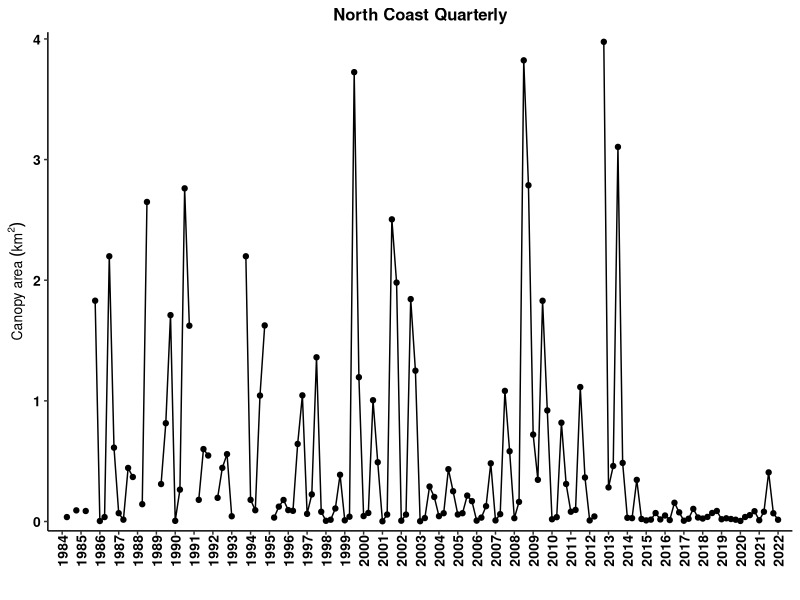
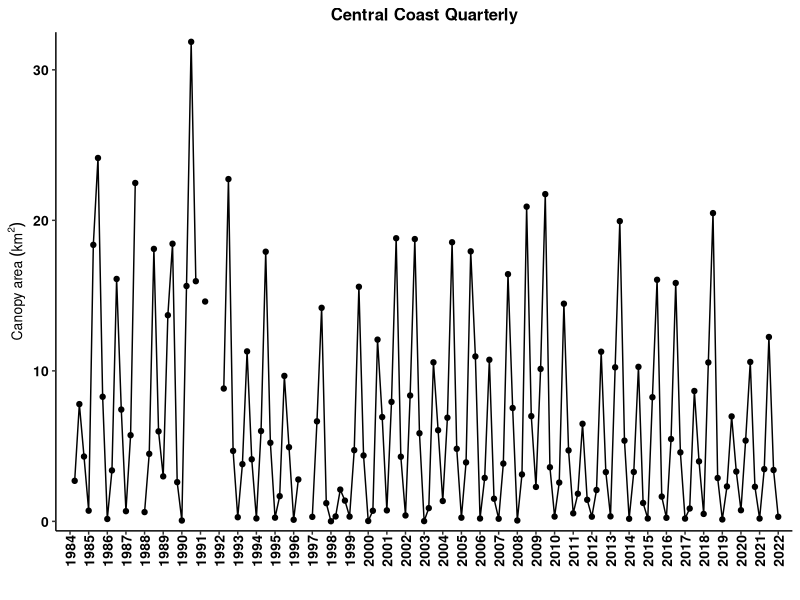
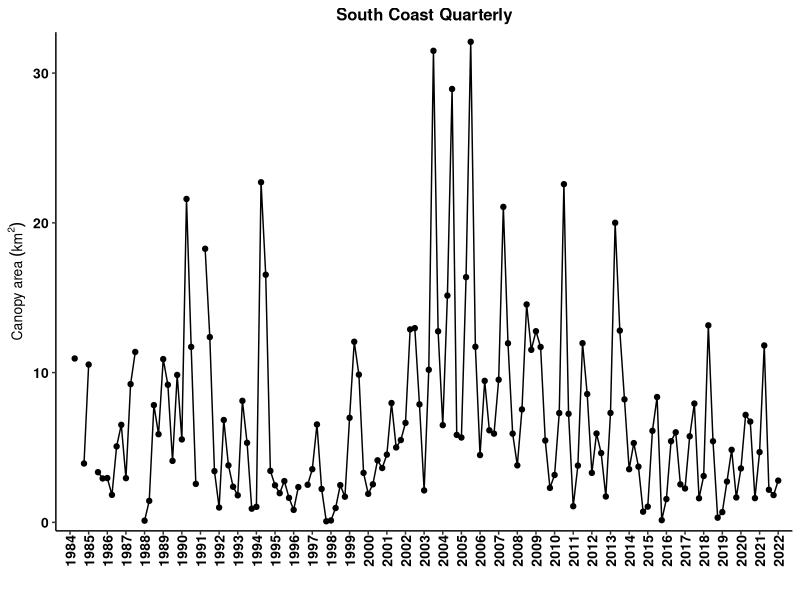
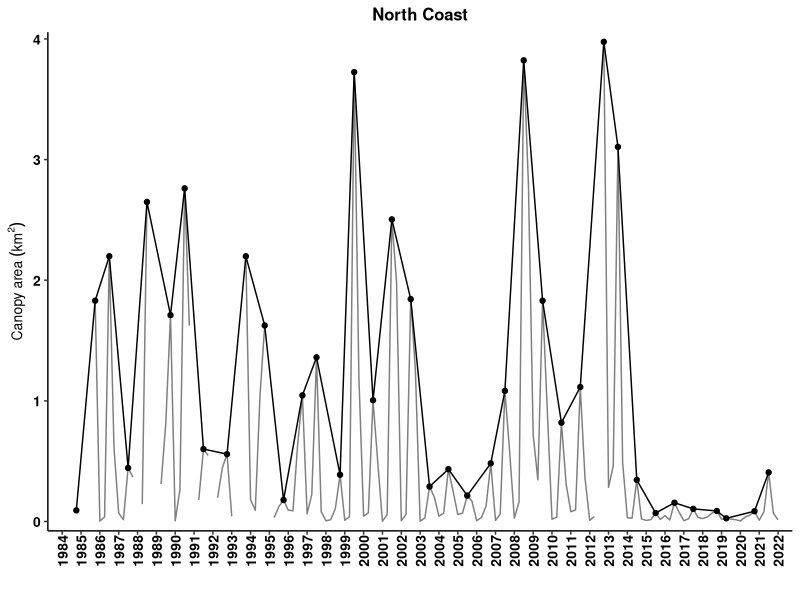
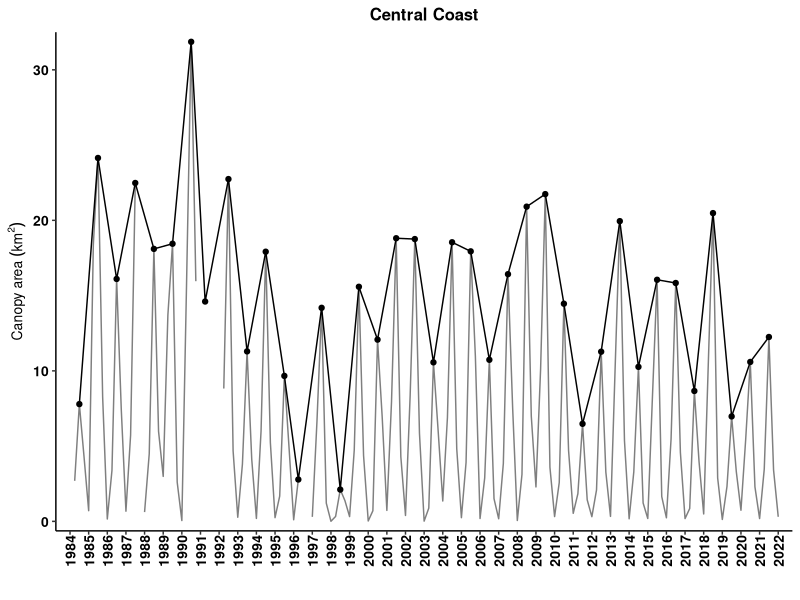
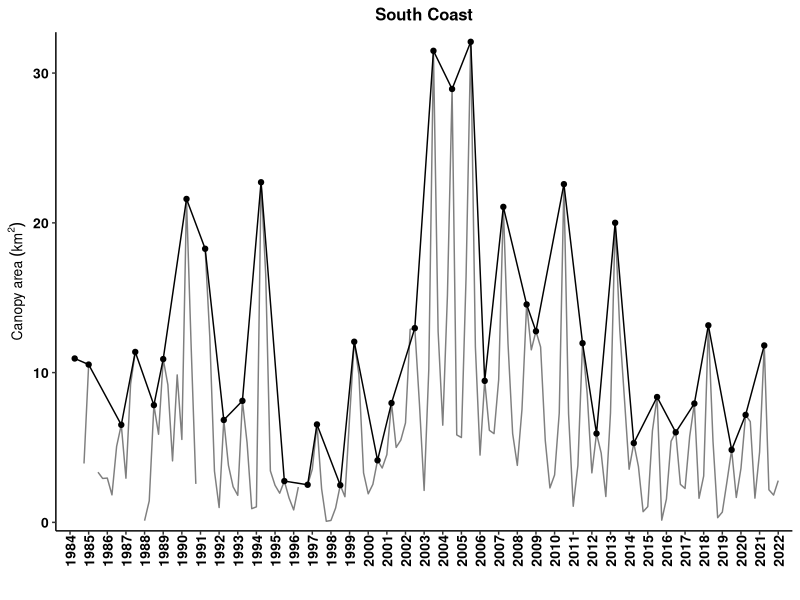

These figures' R source, in order:
## ---- chunk 1
knitr::opts_chunk$set(echo = FALSE, warning = FALSE, message = FALSE)
options(knitr.table.format = "latex")
# to create a PDF output, change "output:html_document" to "output: pdf_document" in the header above.
# note about fig_crop:FALSE. This makes the PDF output look nicer by putting spaces btwn the figures instead of smashing them as close together as possible. It doesn't do anything to the HTML output as far as I can tell.
# how to assign username: git config --global user.name "gcontolini"
# how to add, commit, and add message in terminal: git commit -am "commit message"
# how to write commit message in terminal: write message then press esc and :wq to save and exit

#### Load libraries ####
library(ggplot2) # plotting
library(ggpubr) # arranging plots
library(scales) # let's you put commas in the axis labels for thousands
library(dplyr) # data manipulations
library(tidyr) # data cleaning
library(readr) # better data reading
library(ncdf4)
library(sf) # special features. probably mapping. 
library(sp) # spatial data
library(lubridate) # manipulating dates easily
library(knitr) # to knit the Rmd file
library(kableExtra) # pretty tables
library(bookdown) # pretty table additions

#### ggplot theme ####
my.theme = theme( 
   panel.background = element_blank(), 
   panel.grid.minor.x = element_blank(),
   panel.grid.major.x = element_blank(),
   panel.grid = element_blank(),
   axis.text  = element_text(size=10, face='bold', color='black'), #makes axis labels bigger
   axis.title = element_text(size=10, face="bold"), #makes axis title bigger and bold
   #axis.title.y = element_text(margin=margin(0,10,0,5)), #pushes the y axis title away from the y axis labels
   strip.background = element_blank(),
   #legend.title = element_blank(),
   #legend.text = element_text(size=8),
   legend.background = element_blank(), 
   legend.key = element_blank(), #makes the legend background behind the symbols go away.
   #axis.ticks.x = element_blank()
   axis.line = element_line(color = 'black'), 
   panel.border = element_blank(), # this removes the box around the plot   
   plot.title = element_text(size=12 ,face='bold', hjust = 0.5), # hjust 0.5 makes title centered
   axis.text.x = element_text(size = 10, angle = 90, vjust = 0.5, margin = margin(0,0,5,0)) # rotates x axis labels 90 degrees counter-clockwise, pushes bars onto x axis
)

#### Import data ####
# info on the data: https://sbclter.msi.ucsb.edu/data/catalog/package/?package=knb-lter-sbc.74

# Instructions from Dr. Tom Bell:
# “The output files show the Admin Bed # in the first column and the rest of the columns are quarters from 1984 - 2020. Area is in m2 and biomass is in fresh kg. Missing values (due to lack of imagery or clouds are labelled as -999).”

# Edible seaweed data from CDFW
# edible = read.csv('EdibleSeaweedHarvest_rfm_1-28-21.csv') # edible seaweed harvest. This one has months. That is important.
# kelp = read.csv('KelpHarvest_vers2_rfm_1-28-21.csv') # kelp harvest
## ---- chunk 2
# ## THIS HAS ALL BEEN COMMENTED BECAUSE IT IS JUST THE WORK THAT LED TO THE CSVS I'M USING FOR THE FIGS

# #Regional Kelp Biomass and Area Dynamics
# #Tom Bell
# #March 1, 2021
# # **Please let me know if you need help with any step!**
# 
# #Install Packages **(Only the first time you ever run this script)**
# #The first time you ever run this script, please install these packages by removing the '#' in front of each line (lines 8 - 10)
# # install.packages('ncdf4')
# # install.packages('sf')
# # install.packages('sp')
# 
# #Load Required Packages
# #You need to load these packages each time you restart an R session and run this script
# library(ncdf4)
# library(sf)
# library(sp)
# 
# #Set Work Directory
# #This is a folder on your computer where all input files and outputs files will be placed
# # **Please update this path to the working directory on your computer**
# # **Note that on a Windows machine the forward slashes "/" have to be changed to back slashes "\"
# setwd('/Users/gcontolini/OneDrive - California Department of Fish and Wildlife/Kelp Team/ESR Materials/Figures and data/total abundance')
# 
# #Load Admin Bed Shapefile
# #Place the lat/lon version of the Admin Bed shapefile in your working directory
# regions <- st_read('regional.shp')
# 
# #Open Kelp NetCDF File
# #Place the NetCDF file in your working directory
# #The file can be found here: https://sbclter.msi.ucsb.edu/data/catalog/package/?package=knb-lter-sbc.74
# # nc_data <- nc_open('kelpCanopyFromLandsat_2020_v2.nc') # old data
# nc_data <- nc_open('LandsatKelpBiomass_2022_Q1_withmetadata.nc')
# 
# #Load necessary variables from NetCDF File
# lon <- ncvar_get(nc_data, 'longitude')
# lat <- ncvar_get(nc_data, 'latitude')
# years <- ncvar_get(nc_data, 'year')
# quarters <- ncvar_get(nc_data, 'quarter')
# biomass <- ncvar_get(nc_data, 'biomass')
# area <- ncvar_get(nc_data, 'area')
# 
# #Make Coordinate Dataframe
# coords <- data.frame(lon,lat)
# 
# #Create output matrices
# LN = dim(quarters)
# output_biomass <- matrix(ncol=LN, nrow=3)
# output_area <- matrix(ncol=LN, nrow=3)
# 
# for(i in 1:3){
#   
#   #Pull shapefile coordinates from each admin bed
#   #bed_coords <- as.data.frame(regions[i,]$geometry[[1]][[1]][[1]])
#   bed_coords <- as.data.frame(regions[i,]$geometry[[1]][[1]])
#   
#   #Find the kelp coordinates that exist inside each admin bed polygon
#   kelp_poly <- point.in.polygon(lon, lat, bed_coords$V1, bed_coords$V2, mode.checked=FALSE)
#   TF <- which(kelp_poly %in% 1)
#   
#   #Extract biomass and area data for each polygon
#   bio_bed <- biomass[TF,] 
#   area_bed <- area[TF,] 
#   
#   #Sum biomass and area
#   bio_bed_sum <- colSums(bio_bed, na.rm = TRUE, dims = 1)
#   area_bed_sum <- colSums(area_bed, na.rm = TRUE, dims = 1)
#   
#   #Remove Columns w/ >25% No Data (Clouds)
#   #Find all NA values (missing data) in the kelp dataset
#   bio_bed_NA = is.na(bio_bed)
#   area_bed_NA = is.na(area_bed)
#   
#   #Find number of kelp pixels in the polygon
#   L = dim(bio_bed)
#   
#   #Calculate the percent of NAs for each season
#   bio_bed_NA_percent <- colSums(bio_bed_NA, na.rm = TRUE)/L[1]
#   area_bed_NA_percent <- colSums(area_bed_NA, na.rm = TRUE)/L[1]
#   
#   #Find seasons with greater than 20% missing data
#   NA_GT <- which(bio_bed_NA_percent > 0.25)
#   NA_GTA <- which(area_bed_NA_percent > 0.25)
#   
#   #Set seasons with greater than 20% missing data to -999
#   bio_bed_sum[NA_GT] = -999
#   area_bed_sum[NA_GTA] = -999
#   
#   #Add summed kelp canopy data to matrix
#   output_biomass[i,] <- bio_bed_sum
#   output_area[i,] <- area_bed_sum
#   
# }
# 
# #Transpose Quarter and Year data
# quarterst <- t(quarters)
# yearst <- t(years)
# 
# #Add Quarter and Year data to output matrices
# output2_biomass <- rbind(quarterst, output_biomass)
# output3_biomass <- rbind(yearst, output2_biomass)
# output2_area <- rbind(quarterst, output_area)
# output3_area <- rbind(yearst, output2_area)
# 
# #Add region to output matrices
# region <- c('North','Central','South')
# regionNA <- c(rep(NA,2),region)
# output4_biomass <- cbind(regionNA, output3_biomass)
# output4_area <- cbind(regionNA, output3_area)
# 
# #Write CSV of kelp biomass time series for each region
# write.csv(output4_biomass, 'kelp_biomass_regional_output_2May2022.csv', row.names = FALSE)
# write.csv(output4_area, 'kelp_area_regional_output_2May2022.csv', row.names = FALSE)


output4_area <- read.csv('kelp_area_regional_output_2May2022.csv')

# I believe we only got countywide data directly from T Bell.
## ---- chunk 3
canopy_area <- output4_area %>%
   as.data.frame()

# I want to plot area vs. year.quarter. This means year.quarter needs to be in a column. Currently all cols are separate. This is called wide format. I want tall format.

# create column names
names(canopy_area) <- paste(canopy_area[1,], canopy_area[2,], sep='.') # paste years with quarters to make each col have a unique name.

# rename the ID col for counties
names(canopy_area)[1] <- "region"

# remove first 2 rows since they are not canopy data, just IDs--year and quarter
canopy_area <- canopy_area[-c(1:2),] 

# convert to tall format
canopy_area_tall <- canopy_area %>% 
   pivot_longer(-'region', names_to = 'year.qtr', values_to = 'm2')

# separate year and quarter into two cols
canopy_area_tall <- canopy_area_tall %>%
   separate(col = year.qtr, sep = "[.]", into = c("year","qtr")) # omg. you have to hard bracket the period for some reason. wtf does [^[:alnum:]]+ mean and why aren't brackets used in the example?????? :((

# make number cols numeric
canopy_area_tall$year <- as.numeric(canopy_area_tall$year)
canopy_area_tall$qtr <- as.numeric(canopy_area_tall$qtr)
canopy_area_tall$m2 <- as.numeric(canopy_area_tall$m2)

# make quarters actual quarter decimals for plotting
qtrs <- seq(0,0.75,0.25)
for(i in 1:4) {
   canopy_area_tall$qtr[which(canopy_area_tall$qtr == i)] <- qtrs[i]
}

# add year and quarter to get a continuous time column. Note that the tibble hides the decimals place for no apparent reason but the sum is correct.
canopy_area_tall$year.qtr <- canopy_area_tall$year + canopy_area_tall$qtr

# Change negative area to NA
canopy_area_tall$m2[which(canopy_area_tall$m2 < 0)] = NA

# Convert m2 to km2
canopy_area_tall$km2 = canopy_area_tall$m2 / 1e6
## ---- chunk 4

# All quarters
expand.a.little = 0.02

## North Coast
ggplot(canopy_area_tall[which(canopy_area_tall$region == 'North'),], aes(x = year.qtr, y = km2)) +
   geom_point() +
   geom_line() +
   scale_x_continuous(breaks = 1984:2022, expand = c(expand.a.little,0)) +
   scale_y_continuous(expand = c(expand.a.little, 0)) +
   labs(x = '',  y =  bquote('Canopy area'~(km^2))) +
   ggtitle('North Coast Quarterly') +
   my.theme

## Central Coast
ggplot(canopy_area_tall[which(canopy_area_tall$region == 'Central'),], aes(x = year.qtr, y = km2)) +
   geom_point() +
   geom_line() +
   scale_x_continuous(breaks = 1984:2022, expand = c(expand.a.little,0)) +
   scale_y_continuous(expand = c(expand.a.little, 0)) +
   labs(x = '',  y =  bquote('Canopy area'~(km^2))) +
   ggtitle('Central Coast Quarterly') +
   my.theme

## South Coast including Channel Islands
ggplot(canopy_area_tall[which(canopy_area_tall$region == 'South'),], aes(x = year.qtr, y = km2)) +
   geom_point() +
   geom_line() +
   scale_x_continuous(breaks = 1984:2022, expand = c(expand.a.little,0)) +
   scale_y_continuous(expand = c(expand.a.little, 0)) +
   labs(x = '',  y =  bquote('Canopy area'~(km^2))) +
   ggtitle('South Coast Quarterly') +
   my.theme
## ---- chunk 5
# create dataframe with only annual max canopy area values
canopy_area_tall_max <- canopy_area_tall %>% 
  dplyr::group_by(region, year) %>%
  dplyr::summarise(max.annual = max(km2, na.rm = T)) # but need to keep the quarter col. oh I can probably just merge.
canopy_area_tall_max <- canopy_area_tall_max %>% #remove 2022 max because there's only one quarter
                        filter(!year == 2022)
canopy_area_joined <- left_join(canopy_area_tall, canopy_area_tall_max) # but just want the row with the maximum
canopy_area_joined <- canopy_area_joined[which(canopy_area_joined$km2 == canopy_area_joined$max.annual),]


# North Coast
ggplot(canopy_area_tall[which(canopy_area_tall$region == 'North'),], aes(x = year.qtr, y = km2)) +
  geom_line(color = 'grey50') +
  geom_point(data = canopy_area_joined[which(canopy_area_joined$region == 'North'),], aes(x = year.qtr, y = max.annual)) +
  geom_line(data = canopy_area_joined[which(canopy_area_joined$region == 'North'),], aes(x = year.qtr, y = max.annual)) +
  scale_x_continuous(breaks = 1984:2022, expand = c(expand.a.little,0)) +
  scale_y_continuous(expand = c(expand.a.little,0)) +
  labs(x = '',  y =  bquote('Canopy area'~(km^2))) +
  ggtitle('North Coast') +
  my.theme

# Central Coast
ggplot(canopy_area_tall[which(canopy_area_tall$region == 'Central'),], aes(x = year.qtr, y = km2)) +
  geom_line(color = 'grey50') +
  geom_point(data = canopy_area_joined[which(canopy_area_joined$region == 'Central'),], aes(x = year.qtr, y = max.annual)) +
  geom_line(data = canopy_area_joined[which(canopy_area_joined$region == 'Central'),], aes(x = year.qtr, y = max.annual)) +
  scale_x_continuous(breaks = 1984:2022, expand = c(expand.a.little,0)) +
  scale_y_continuous(expand = c(expand.a.little,0)) +
  labs(x = '',  y =  bquote('Canopy area'~(km^2))) +
  ggtitle('Central Coast') +
  my.theme

# South Coast
ggplot(canopy_area_tall[which(canopy_area_tall$region == 'South'),], aes(x = year.qtr, y = km2)) +
  geom_line(color = 'grey50') +
  geom_point(data = canopy_area_joined[which(canopy_area_joined$region == 'South'),], aes(x = year.qtr, y = max.annual)) +
  geom_line(data = canopy_area_joined[which(canopy_area_joined$region == 'South'),], aes(x = year.qtr, y = max.annual)) +
  scale_x_continuous(breaks = 1984:2022, expand = c(expand.a.little,0)) +
  scale_y_continuous(expand = c(expand.a.little,0)) +
  labs(x = '',  y =  bquote('Canopy area'~(km^2))) +
  ggtitle('South Coast') +
  my.theme

## ---- chunk 6
qtr_max_region <- canopy_area_tall %>%
  group_by(region, year) %>%        # group by region and year
  slice(which.max(km2)) %>%      # find the maximum km2 value
  subset(select = -year.qtr) %>% # remove year.qtr col
  transmute(quarter = qtr*4+1)   # change quarters from decimals to 1,2,3,4

# Count how many quarters are the max per year per region
n_max_qtrs_region <- qtr_max_region %>%
  group_by(region, quarter) %>%
  summarise(number = length(quarter), .groups = 'drop') %>%
  complete(region, quarter, fill = list(number = 0)) # sets missing quarters to number = 0

kable(n_max_qtrs_region
      , digits = 2
      , booktabs = TRUE
      , row.names = FALSE
      , align = 'c'
      , linesep = ''
      , caption = 'Number of quarters with maximum annual canopy area'
) %>%
  kable_styling(latex_options = 'hold_position') # otherwise the table moves in the pdf
